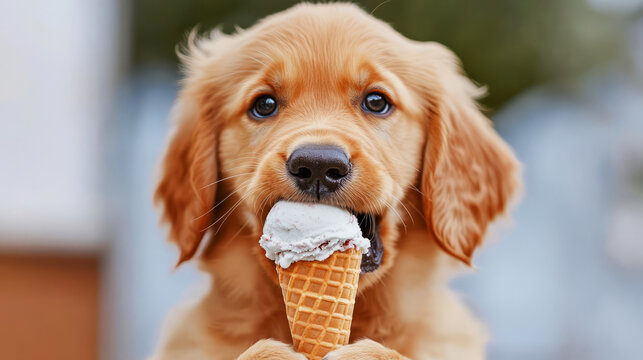
#> input picture DAY10/dog.jpg, 643 x 360 px
$ python task1.py
#> lines starting #> are read from the running program, lines starting #| are printed output that depends on the picture
import cv2
import numpy as np
import matplotlib.pyplot as plt
#reading input image
img=cv2.imread("dog.jpg")
#> img is the input picture: shape (360, 643, 3); mean B, G, R 129.1, 144, 165.1
if img is None:#checking if image is loaded successfully
    print("No image...")
else:
    rows, columns, channel=img.shape
#> rows = 360; columns = 643; channel = 3
    grayImg=np.zeros((rows, columns), dtype=np.uint8)
    #converting rgb img to grayscale
    for i in range(rows):
        for j in range(columns):
            #reading blue, green and red values
            blue=img[i][j][0]
            green=img[i][j][1]
            red=img[i][j][2]

            #calculating grayscale intensity using weighted formula
            grayVal=int(0.114*blue+0.587*green+0.299*red)

            #keeping pixel value within valid range
            if grayVal>255:
                grayVal=255
            elif grayVal<0:
                grayVal=0

            #storing grayscale value
            grayImg[i][j]=grayVal
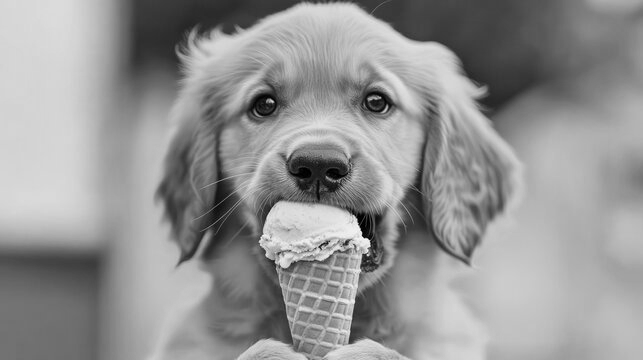
#> grayImg: shape (360, 643); min 0, max 248, mean 148.1

#calculating gradient in X direction
#difference between right and left pixels is used to
#detect vertical intensity changes
    gxImg=np.zeros((rows, columns), dtype=np.float32)
    for i in range(1, rows-1):
        for j in range(1, columns-1):
            leftPix=int(grayImg[i][j-1])
            rightPix=int(grayImg[i][j+1])
            gxImg[i][j]=rightPix-leftPix
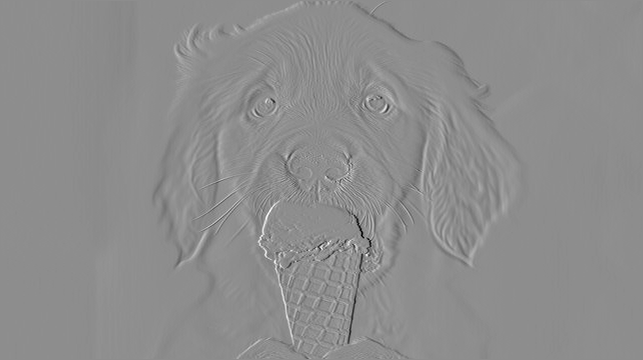
#> gxImg: shape (360, 643) float32; min -245, max 196, mean 0; drawn with min black and max white

#calculating gradient in Y direction
#difference between bottom and top pixels is used to detect
#horizontal intensity changes
    gyImg=np.zeros((rows, columns), dtype=np.float32)
    for i in range(1, rows-1):
        for j in range(1, columns-1):
            topPix=int(grayImg[i-1][j])
            bottomPix=int(grayImg[i+1][j])
            gyImg[i][j]=bottomPix-topPix
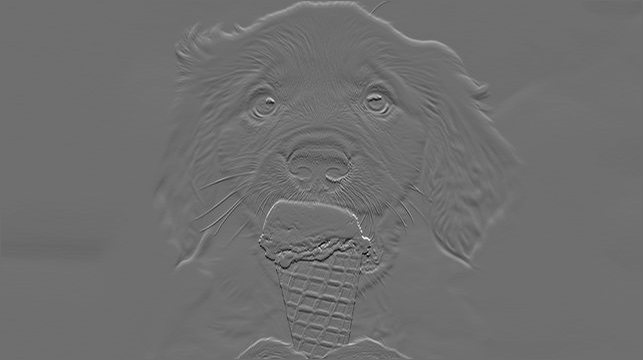
#> gyImg: shape (360, 643) float32; min -185, max 240, mean 0.3; drawn with min black and max white

#calculating gradient magnitude
#combine X and Y gradients to measure overall edge strength
    magnitudeImg=np.zeros((rows, columns), dtype=np.float32)
    for i in range(rows):
        for j in range(columns):
            magnitudeImg[i][j]=np.sqrt((gxImg[i][j]**2)+(gyImg[i][j]**2))
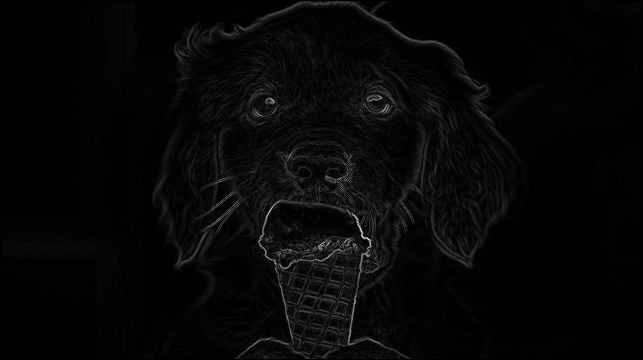
#> magnitudeImg: shape (360, 643) float32; min 0, max 331, mean 9; drawn with min black and max white

#calculating gradient direction
#find angle of gradient using arctangent of Gy and Gx
    directionImg=np.zeros((rows, columns), dtype=np.float32)
    for i in range(rows):
        for j in range(columns):
            directionImg[i][j]=np.arctan2(gyImg[i][j], gxImg[i][j])
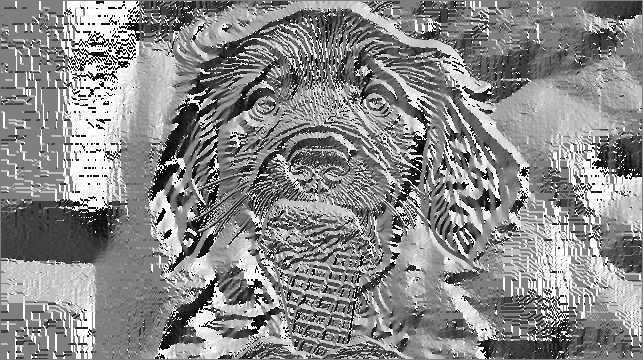
#> directionImg: shape (360, 643) float32; min -3.14, max 3.14, mean 0.267; drawn with min black and max white

##normalizing gradient X
#convert values into range 0 to 255 so they can be displayed as an image
    gxAbs=np.abs(gxImg)
    gxMin=np.min(gxAbs)
#> gxMin = 0
    gxMax=np.max(gxAbs)
#> gxMax = 245
    gxDisplay=np.zeros((rows, columns), dtype=np.uint8)
    for i in range(rows):
        for j in range(columns):
            if gxMax!=gxMin:
                value=((gxAbs[i][j]-gxMin)/(gxMax-gxMin))*255
                gxDisplay[i][j]=int(value)

#normalizing gradient Y
    gyAbs=np.abs(gyImg)
    gyMin=np.min(gyAbs)
#> gyMin = 0
    gyMax=np.max(gyAbs)
#> gyMax = 240
    gyDisplay=np.zeros((rows, columns), dtype=np.uint8)
    for i in range(rows):
        for j in range(columns):
            if gyMax!=gyMin:
                value=((gyAbs[i][j]-gyMin)/(gyMax-gyMin))*255
                gyDisplay[i][j]=int(value)

#normalizing gradient magnitude
    magMin=np.min(magnitudeImg)
#> magMin = 0
    magMax=np.max(magnitudeImg)
#> magMax = 331
    magDisplay=np.zeros((rows, columns), dtype=np.uint8)
    for i in range(rows):
        for j in range(columns):
            if magMax!=magMin:
                value=((magnitudeImg[i][j]-magMin)/(magMax-magMin))*255
                magDisplay[i][j]=int(value)

#normalizing gardient direction
#normalizing direction values only for visualization purpose
    dirMin=np.min(directionImg)
#> dirMin = -3.14
    dirMax=np.max(directionImg)
#> dirMax = 3.14
    dirDisplay=np.zeros((rows, columns), dtype=np.uint8)
    for i in range(rows):
        for j in range(columns):
            if dirMax!=dirMin:
                value=((directionImg[i][j]-dirMin)/(dirMax-dirMin))*255
                dirDisplay[i][j]=int(value)

    plt.figure(figsize=(12, 8))
    plt.subplot(2, 3, 1)
    plt.imshow(grayImg, cmap="gray")
    plt.title("Grayscale Image")
    plt.axis("off")

    plt.subplot(2, 3, 2)
    plt.imshow(gxDisplay, cmap="gray")
    plt.title("Gradient X")
    plt.axis("off")

    plt.subplot(2, 3, 3)
    plt.imshow(gyDisplay, cmap="gray")
    plt.title("Gradient Y")
    plt.axis("off")

    plt.subplot(2, 3, 4)
    plt.imshow(magDisplay, cmap="gray")
    plt.title("Gradient Magnitude")
    plt.axis("off")

    plt.subplot(2, 3, 5)
    plt.imshow(dirDisplay, cmap="gray")
    plt.title("Gradient Direction")
    plt.axis("off")
    plt.tight_layout()
    plt.show()
